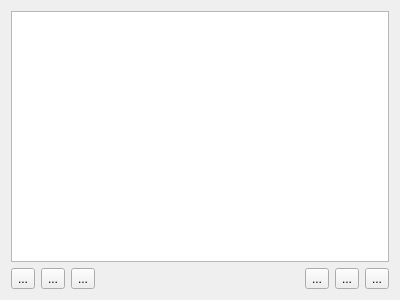
<?xml version="1.0" encoding="UTF-8"?>
<ui version="4.0">
 <class>Form</class>
 <widget class="QWidget" name="Form">
  <property name="geometry">
   <rect>
    <x>0</x>
    <y>0</y>
    <width>400</width>
    <height>300</height>
   </rect>
  </property>
  <property name="windowTitle">
   <string>Form</string>
  </property>
  <layout class="QVBoxLayout" name="verticalLayout">
   <item>
    <widget class="QTreeWidget" name="tree_widget_layer_list">
     <property name="sizePolicy">
      <sizepolicy hsizetype="Expanding" vsizetype="Ignored">
       <horstretch>0</horstretch>
       <verstretch>1</verstretch>
      </sizepolicy>
     </property>
     <property name="minimumSize">
      <size>
       <width>0</width>
       <height>50</height>
      </size>
     </property>
     <property name="columnCount">
      <number>1</number>
     </property>
     <attribute name="headerVisible">
      <bool>false</bool>
     </attribute>
     <column>
      <property name="text">
       <string notr="true">1</string>
      </property>
     </column>
    </widget>
   </item>
   <item>
    <layout class="QHBoxLayout" name="horizontalLayout">
     <item>
      <widget class="QToolButton" name="button_layer_arithmetic">
       <property name="toolTip">
        <string>Perform arithmetic on layers</string>
       </property>
       <property name="text">
        <string>...</string>
       </property>
       <property name="icon">
        <iconset resource="../resources/resources.qrc">
         <normaloff>:/icons/Math-48.png</normaloff>:/icons/Math-48.png</iconset>
       </property>
       <property name="iconSize">
        <size>
         <width>20</width>
         <height>20</height>
        </size>
       </property>
      </widget>
     </item>
     <item>
      <widget class="QToolButton" name="button_change_color">
       <property name="toolTip">
        <string>Change layer color in current plot</string>
       </property>
       <property name="text">
        <string>...</string>
       </property>
       <property name="icon">
        <iconset resource="../resources/resources.qrc">
         <normaloff>:/icons/Color Dropper-48.png</normaloff>:/icons/Color Dropper-48.png</iconset>
       </property>
       <property name="iconSize">
        <size>
         <width>20</width>
         <height>20</height>
        </size>
       </property>
      </widget>
     </item>
     <item>
      <widget class="QToolButton" name="button_export">
       <property name="toolTip">
        <string>Export current layer to a file</string>
       </property>
       <property name="text">
        <string>...</string>
       </property>
       <property name="icon">
        <iconset resource="../resources/resources.qrc">
         <normaloff>:/icons/Export-48.png</normaloff>:/icons/Export-48.png</iconset>
       </property>
       <property name="iconSize">
        <size>
         <width>20</width>
         <height>20</height>
        </size>
       </property>
      </widget>
     </item>
     <item>
      <spacer name="horizontalSpacer">
       <property name="orientation">
        <enum>Qt::Horizontal</enum>
       </property>
       <property name="sizeHint" stdset="0">
        <size>
         <width>40</width>
         <height>20</height>
        </size>
       </property>
      </spacer>
     </item>
     <item>
      <widget class="QToolButton" name="button_copy_model">
       <property name="toolTip">
        <string>Copy the models of the current layer</string>
       </property>
       <property name="text">
        <string>...</string>
       </property>
       <property name="icon">
        <iconset resource="../resources/resources.qrc">
         <normaloff>:/icons/Copy-96.png</normaloff>:/icons/Copy-96.png</iconset>
       </property>
       <property name="iconSize">
        <size>
         <width>20</width>
         <height>20</height>
        </size>
       </property>
      </widget>
     </item>
     <item>
      <widget class="QToolButton" name="button_apply_model">
       <property name="toolTip">
        <string>Paste copied models onto current layer</string>
       </property>
       <property name="text">
        <string>...</string>
       </property>
       <property name="icon">
        <iconset resource="../resources/resources.qrc">
         <normaloff>:/icons/Paste-96.png</normaloff>:/icons/Paste-96.png</iconset>
       </property>
       <property name="iconSize">
        <size>
         <width>20</width>
         <height>20</height>
        </size>
       </property>
      </widget>
     </item>
     <item>
      <widget class="QToolButton" name="button_remove_layer">
       <property name="toolTip">
        <string>Delete selected layer</string>
       </property>
       <property name="text">
        <string>...</string>
       </property>
       <property name="icon">
        <iconset resource="../resources/resources.qrc">
         <normaloff>:/icons/Delete-48.png</normaloff>:/icons/Delete-48.png</iconset>
       </property>
       <property name="iconSize">
        <size>
         <width>20</width>
         <height>20</height>
        </size>
       </property>
      </widget>
     </item>
    </layout>
   </item>
  </layout>
 </widget>
 <resources>
  <include location="../resources/resources.qrc"/>
 </resources>
 <connections/>
</ui>
